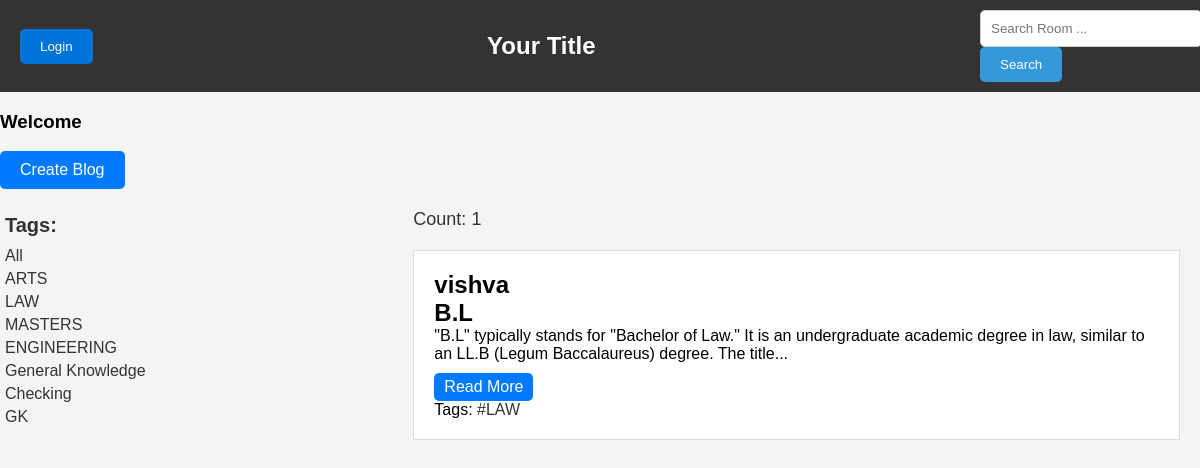
The app's page /?search=LAW with its own data.
### apps/models.py (models this page shows, shortened)
class Tag(models.Model):
    blog_tags = models.CharField(max_length=50)

class Blogs(models.Model):
    blog_title= models.CharField(max_length=100)
    blog_description = models.TextField()
    host=models.ForeignKey(User,on_delete=models.CASCADE,null=True,blank=True)
    tags = models.ManyToManyField(Tag, blank=True)
    STATUS_CHOICES = [
        ('Pending', 'Pending'),
        ('Approved', 'Approved'),
        ('Rejected', 'Rejected'),
    ]
    status = models.CharField(max_length=10, choices=STATUS_CHOICES, default='Approved')
    created = models.DateTimeField(auto_now_add=True)
    last_updated = models.DateTimeField(auto_now=True)
    def get_absolute_url(self):
        return reverse('blog', args=[str(self.pk)])
    class Meta:
        ordering = ['-last_updated','-created']

### apps/views.py (the view)
# urls.py: path('',views.index,name="home"),
def index(request):
    searching = request.GET.get('search', '')
    blogs= Blogs.objects.filter((Q(tags__blog_tags__icontains=searching )|
                                Q( blog_description__icontains=searching )
                                | Q(blog_title__icontains=searching ))).distinct()
    tags= Tag.objects.all()
    count = blogs.filter(status__icontains='Approved').count()
    home_url = request.build_absolute_uri(reverse('home'))
    context = {'blogs': blogs, 'tags': tags, 'count': count, 'home_url': home_url}
    return render(request, 'apps/home.html', context)

### apps/templates/apps/home.html (shortened to what this page needs)
<!DOCTYPE html>
<html lang="en">
<head>
</head>
<body>
    {% include "apps/nav.html" %}
    <a class="create-blog-button" href="{% url 'create' %}">Create Blog</a>
    <div class="blog-content">
        <div class="blog-tags">
            <h3>Tags:</h3>
            <a href="{% url 'home' %}?q=">All</a>
            {% for tag in tags %}
                <a href="{% url 'home' %}?search={{ tag.blog_tags }}">{{ tag.blog_tags }}</a>
            {% endfor %}
        </div>
        <div class="blog-cards">
            <p class="blog-count">
                Count: {{ count }}
            </p>
            {% for blog in blogs %}
            {% if blog.status == 'Approved' or request.user.is_superuser %}
                <div class="blog-card">
                    <h2>{{blog.host.username}}</h2>
                    <h2 class="blog-title">{{blog.blog_title}}</h2>
                    <p class="blog-description">
                        {{ blog.blog_description|slice:":150" }}{% if blog.blog_description|length > 150 %}...{% endif %}
                    </p>
                    <a href="{{ blog.get_absolute_url }}" class="action-link">Read More</a>
                    <p>
                        Tags:
                        {% for tag in blog.tags.all %}
                            <a href="{% url 'home' %}?search={{ tag.blog_tags }}" class="blog-tags1 blog-tags-hover">#{{ tag.blog_tags }}</a>
                        {% endfor %}
                    </p>
                </div>
            {% endif %}
            {% endfor %}
        </div>
    </div>
</body>
</html>

### apps/templates/apps/home.html (style rules this page uses)
body { font-family: Arial, sans-serif; background-color: #f4f4f4; margin: 0; padding: 0; }
.blog-content { display: flex; flex-direction: row; }
.blog-tags { flex: 1; padding: 5px; margin:3px background-color: #fff; }
.blog-tags h3 { font-size: 20px; margin-bottom: 10px; color: #333; }
.blog-tags a { display: block; font-size: 16px; color: #333; text-decoration: none; margin: 5px 0; transition: color 0.3s; }
.blog-cards { flex: 2; padding: 20px; }
h2 { margin: 0; }
.blog-card { background: #fff; padding: 20px; margin: 0 0 20px; border: 1px solid #ddd; transition: box-shadow 0.3s; }
.blog-description { font-size: 16px; }
.blog-count { font-size: 18px; margin-bottom: 20px; color: #333; }
.blog-title { font-size: 24px; margin: 0; color: #000; }
.blog-tags-hover { font-size: 16px; color: #333; text-decoration: none; margin: 5px 0; transition: color 0.3s, background 0.3s; }
.blog-card .action-link { display: inline-block; font-size: 16px; color: #333; text-decoration: none; margin: 10px 10px 0 0; padding: 5px 10px; background: #007bff; color: #fff; border: none; border-radius: 5px; cursor: pointer; transition: background 0.3s; }
.create-blog-button { display: inline-block; font-size: 16px; color: #fff; text-decoration: none; padding: 10px 20px; background: #007bff; border: none; border-radius: 5px; cursor: pointer; transition: background 0.3s; }

### apps/templates/apps/nav.html (style rules this page uses)
body, h1, p { margin: 0; padding: 0; }

### records on screen
Tag: blog_tags "ARTS"
Tag: blog_tags "LAW"
Tag: blog_tags "MASTERS"
Tag: blog_tags "ENGINEERING"
Tag: blog_tags "General Knowledge"
Tag: blog_tags "Checking"
Tag: blog_tags "GK"
Blogs: host.username "vishva", blog_title "B.L", blog_description "\"B.L\" typically stands for \"Bachelor of Law.\" It is an undergraduate academic degree in law, similar to an LL.B (Legum Baccalaureus) degree. The title"

### other values on screen
{{ count }} "1"
